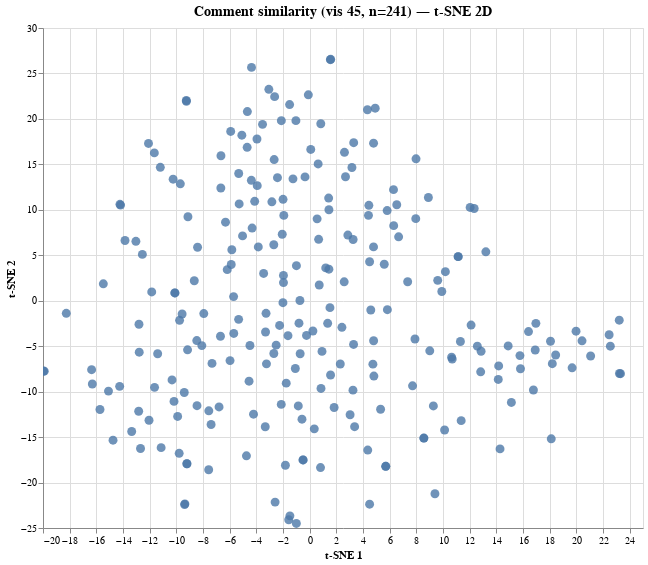

Write a Vega-Lite specification for this figure.
### Vega specification from a JSON file in a GitHub repository (floating-point values rounded to 4 significant figures; data arrays with more than 128 entries replaced by an {"elided": "..."} marker saying what was removed)
{"$schema": "https://vega.github.io/schema/vega/v6.json", "data": [{"name": "param_1e9efca18e7a2868_store"}, {"name": "source_0", "values": {"elided": "241 records"}}, {"name": "source_0_x_domain_dim_1", "values": [{"min": -19.96, "max": 23.31}]}, {"name": "source_0_y_domain_dim_2", "values": [{"min": -24.5, "max": 26.55}]}], "signals": [{"name": "unit", "value": {}, "on": [{"events": "pointermove", "update": "isTuple(group()) ? group() : unit"}]}, {"name": "param_1e9efca18e7a2868", "update": "vlSelectionResolve(\"param_1e9efca18e7a2868_store\", \"union\")"}, {"name": "param_1e9efca18e7a2868_dim_1", "on": [{"events": [{"source": "view", "type": "dblclick"}], "update": "null"}, {"events": {"signal": "param_1e9efca18e7a2868_translate_delta"}, "update": "panLinear(param_1e9efca18e7a2868_translate_anchor.extent_x, -param_1e9efca18e7a2868_translate_delta.x / width)"}, {"events": {"signal": "param_1e9efca18e7a2868_zoom_delta"}, "update": "zoomLinear(domain(\"x\"), param_1e9efca18e7a2868_zoom_anchor.x, param_1e9efca18e7a2868_zoom_delta)"}]}, {"name": "param_1e9efca18e7a2868_dim_2", "on": [{"events": [{"source": "view", "type": "dblclick"}], "update": "null"}, {"events": {"signal": "param_1e9efca18e7a2868_translate_delta"}, "update": "panLinear(param_1e9efca18e7a2868_translate_anchor.extent_y, param_1e9efca18e7a2868_translate_delta.y / height)"}, {"events": {"signal": "param_1e9efca18e7a2868_zoom_delta"}, "update": "zoomLinear(domain(\"y\"), param_1e9efca18e7a2868_zoom_anchor.y, param_1e9efca18e7a2868_zoom_delta)"}]}, {"name": "param_1e9efca18e7a2868_tuple", "on": [{"events": [{"signal": "param_1e9efca18e7a2868_dim_1 || param_1e9efca18e7a2868_dim_2"}], "update": "param_1e9efca18e7a2868_dim_1 && param_1e9efca18e7a2868_dim_2 ? {unit: \"\", fields: param_1e9efca18e7a2868_tuple_fields, values: [param_1e9efca18e7a2868_dim_1,param_1e9efca18e7a2868_dim_2]} : null"}]}, {"name": "param_1e9efca18e7a2868_tuple_fields", "value": [{"field": "dim_1", "channel": "x", "type": "R"}, {"field": "dim_2", "channel": "y", "type": "R"}]}, {"name": "param_1e9efca18e7a2868_translate_anchor", "value": {}, "on": [{"events": [{"source": "scope", "type": "pointerdown"}], "update": "{x: x(unit), y: y(unit), extent_x: domain(\"x\"), extent_y: domain(\"y\")}"}]}, {"name": "param_1e9efca18e7a2868_translate_delta", "value": {}, "on": [{"events": [{"source": "window", "between": [{"source": "scope", "type": "pointerdown"}, {"source": "window", "type": "pointerup"}], "type": "pointermove", "consume": true}], "update": "{x: param_1e9efca18e7a2868_translate_anchor.x - x(unit), y: param_1e9efca18e7a2868_translate_anchor.y - y(unit)}"}]}, {"name": "param_1e9efca18e7a2868_zoom_anchor", "on": [{"events": [{"source": "scope", "type": "wheel", "consume": true}], "update": "{x: invert(\"x\", x(unit)), y: invert(\"y\", y(unit))}"}]}, {"name": "param_1e9efca18e7a2868_zoom_delta", "on": [{"events": [{"source": "scope", "type": "wheel", "consume": true}], "update": "pow(1.001, event.deltaY * pow(16, event.deltaMode))", "force": true}]}, {"name": "param_1e9efca18e7a2868_modify", "on": [{"events": {"signal": "param_1e9efca18e7a2868_tuple"}, "update": "modify(\"param_1e9efca18e7a2868_store\", param_1e9efca18e7a2868_tuple, true)"}]}], "marks": [{"type": "symbol", "name": "marks", "from": {"data": "source_0"}, "encode": {"update": {"opacity": {"value": 0.8}, "shape": {"value": "circle"}, "fill": {"value": "#4c78a8"}, "size": {"value": 80}, "tooltip": {"signal": "{\"Comment #\": format(datum[\"index\"], \"\"), \"Comment\": isValid(datum[\"comment\"]) ? datum[\"comment\"] : \"\"+datum[\"comment\"]}"}, "x": {"field": "dim_1", "scale": "x"}, "y": {"field": "dim_2", "scale": "y"}}}, "style": ["circle"], "interactive": true, "clip": true}], "scales": [{"name": "x", "type": "linear", "domain": [{"signal": "(data(\"source_0_x_domain_dim_1\")[0] || {}).min"}, {"signal": "(data(\"source_0_x_domain_dim_1\")[0] || {}).max"}], "range": [0, {"signal": "width"}], "zero": true, "domainRaw": {"signal": "param_1e9efca18e7a2868[\"dim_1\"]"}, "nice": true}, {"name": "y", "type": "linear", "domain": [{"signal": "(data(\"source_0_y_domain_dim_2\")[0] || {}).min"}, {"signal": "(data(\"source_0_y_domain_dim_2\")[0] || {}).max"}], "range": [{"signal": "height"}, 0], "domainRaw": {"signal": "param_1e9efca18e7a2868[\"dim_2\"]"}, "nice": true, "zero": true}], "axes": [{"scale": "x", "maxExtent": 0, "orient": "bottom", "aria": false, "minExtent": 0, "zindex": 0, "grid": true, "labels": false, "ticks": false, "domain": false, "gridScale": "y", "tickCount": {"signal": "ceil(width/40)"}}, {"scale": "y", "aria": false, "maxExtent": 0, "ticks": false, "domain": false, "labels": false, "minExtent": 0, "zindex": 0, "gridScale": "x", "grid": true, "tickCount": {"signal": "ceil(height/40)"}, "orient": "left"}, {"scale": "x", "tickCount": {"signal": "ceil(width/40)"}, "zindex": 0, "title": "t-SNE 1", "orient": "bottom", "labelFlush": true, "labelOverlap": true, "grid": false}, {"scale": "y", "tickCount": {"signal": "ceil(height/40)"}, "zindex": 0, "orient": "left", "grid": false, "title": "t-SNE 2", "labelOverlap": true}], "title": {"text": "Comment similarity (vis 45, n=241) — t-SNE 2D", "fontSize": 14, "frame": "group"}, "background": "white", "style": "cell", "width": 600, "padding": 5, "height": 500}
